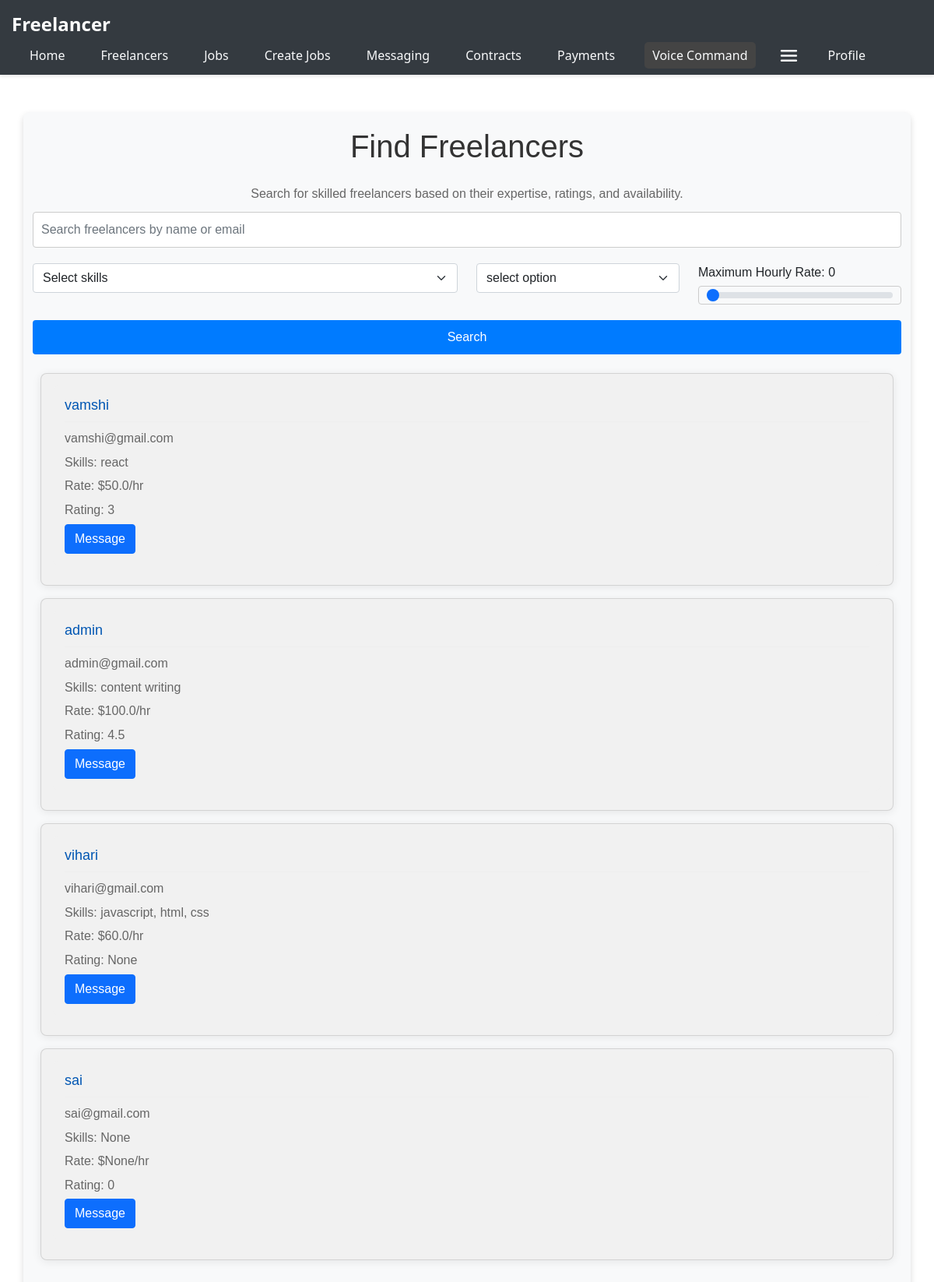
/find-freelancers, run on the app's committed database.
### app.py (models this page shows)
class User(db.Model):
    id = db.Column(db.Integer, primary_key=True)
    email = db.Column(db.String(120), unique=True, nullable=False)
    name = db.Column(db.String(100), nullable=False)
    password = db.Column(db.String(60), nullable=False)
    minimum_rate = db.Column(db.Float, nullable=True)
    skills = db.Column(db.String(500), nullable=True)
    jobs = db.relationship('Job', backref='author', lazy=True)
    rating = db.Column(db.Float, nullable=True, default=0.0)
    rating_count = db.Column(db.Integer, default=0)

### app.py (the view)
@app.route('/find-freelancers', methods=['GET', 'POST'])
def find_freelancers():
    unique_skills = set()
    for user in User.query.with_entities(User.skills).all():
        if user.skills:
            unique_skills.update([skill.strip() for skill in user.skills.split(',') if skill.strip()])
    freelancers = []
    search_query = request.args.get('search')
    selected_skill = request.args.get('skill')
    min_rating = request.args.get('min-rating', type=int)
    max_rate = request.args.get('max-rate', type=float)
    query = User.query
    if search_query:
        query = query.filter(User.name.contains(search_query) | User.email.contains(search_query))
    if selected_skill:
        query = query.filter(User.skills.contains(selected_skill))
    if min_rating is not None:
        query = query.filter(User.rating >= min_rating)
    if max_rate is not None:
        query = query.filter(User.minimum_rate <= max_rate)
    freelancers = query.all()
    sorted_skills = sorted(list(unique_skills))
    return render_template('findfreelancers.html', skills=sorted_skills, freelancers=freelancers)

### templates/findfreelancers.html (shortened to what this page needs)
{% extends 'nav.html' %} {% block title %}Find Freelancers{% endblock %} {%
block content %}
<main class="container mt-5">
  <h1 class="mb-4 text-center">Find Freelancers</h1>
  <p class="text-center">
    Search for skilled freelancers based on their expertise, ratings, and
    availability.
  </p>
  <form action="/find-freelancers" method="GET" class="mb-4">
    <div class="mb-3">
      <input
        type="search"
        name="search"
        class="form-control"
        placeholder="Search freelancers by name or email"
        aria-label="Search freelancers"
      />
    </div>
    <div class="row">
      <div class="col-md-6 mb-3">
        <select name="skill" class="form-select" aria-label="Select skills">
          <option value="">Select skills</option>
        </select>
      </div>
      <div class="col-md-3 mb-3">
        <select
          id="min-rating"
          name="min-rating"
          class="form-select"
          aria-label="Minimum rating"
        >
          <option value="">select option</option>
        </select>
      </div>
      <div class="col-md-3">
        <label for="max-rate"
          >Maximum Hourly Rate: <span id="max-rate-value">0</span></label
        >
        <input
          type="range"
          id="max-rate"
          name="max-rate"
          class="form-range"
          min="0"
          max="100"
          value="0"
          aria-label="Maximum hourly rate"
          oninput="updateRateValue()"
        />
      </div>
    </div>
    <button type="submit" class="btn btn-primary">Search</button>
  </form>
  <div id="freelancer-results">
    {% if freelancers %} {% for freelancer in freelancers %}
    <div class="card mb-3">
      <div class="card-body">
        <h5 class="card-title">{{ freelancer.name }}</h5>
        <p class="card-text">{{ freelancer.email }}</p>
        <p class="card-text">Skills: {{ freelancer.skills }}</p>
        <p class="card-text">Rate: ${{ freelancer.minimum_rate }}/hr</p>
        <p class="card-text">Rating: {{ freelancer.rating }}</p>
        <a
          href="{{ url_for('messaging') }}?recipient_id={{ freelancer.id }}"
          class="btn btn-primary"
          >Message</a
        >
      </div>
    </div>
    {% endfor %} {% else %}
    <p>No freelancers found.</p>
    {% endif %}
  </div>
</main>
{% endblock %}

### static/styles.css (style rules this page uses)
body { font-family: "Helvetica Neue", Helvetica, Arial, sans-serif; background-color: #f8f9fa; color: #212529; margin: 0; padding: 0; }
.btn-primary { background-color: #007bff; color: #ffffff; }
.card { margin: 10px; box-shadow: 0 2px 5px rgba(0, 0, 0, 0.2); }
.card-body { padding: 15px; position: relative; }
.card-title { font-size: 18px; color: #0056b3; }
.container, .createjobscontainer { max-width: 800px; margin: auto; padding: 20px; background-color: #ffffff; border-radius: 8px; box-shadow: 0 4px 8px rgba(0, 0, 0, 0.15); font-family: Arial, sans-serif; }
.container h1 { color: #333; text-align: center; }
.container p { color: #666; line-height: 1.6; margin-bottom: 10px; }
.container, .createjobscontainer form { background-color: #f8f9fa; padding: 20px; border-radius: 8px; margin-bottom: 20px; }
.container input[type="search"], select, input[type="range"] { width: 100%; padding: 10px; margin-top: 5px; margin-bottom: 20px; border: 1px solid #ccc; border-radius: 4px; }
.container button { background-color: #007bff; color: white; border: none; padding: 10px 20px; border-radius: 4px; cursor: pointer; display: block; width: 100%; }
.input-group.mb-3, .form-select { max-width: 600px; margin: auto; }
#freelancer-results div { background-color: #f1f1f1; padding: 15px; border-radius: 8px; margin-bottom: 10px; }
#freelancer-results p { margin: 5px 0; }
button { padding: 5px 10px; background-color: #0056b3; color: white; border: none; cursor: pointer; }
.card { background-color: #fff; box-shadow: 0 2px 12px rgba(0, 0, 0, 0.08); }
.card-body { padding: 20px; }
.card-title { border-bottom: 1px solid #eee; padding-bottom: 10px; }
.input-group-text, .form-control { border-radius: 0.25rem; }
.btn-primary { color: #fff; background-color: #007bff; border-color: #007bff; }

### data on the page
User: name "vamshi", email "vamshi@gmail.com", skills "react", minimum_rate "50.0", rating "3"
User: name "admin", email "admin@gmail.com", skills "content writing", minimum_rate "100.0", rating "4.5"
User: name "vihari", email "vihari@gmail.com", skills "javascript, html, css", minimum_rate "60.0", rating "None"
User: name "sai", email "sai@gmail.com", skills "None", minimum_rate "None", rating "0"
